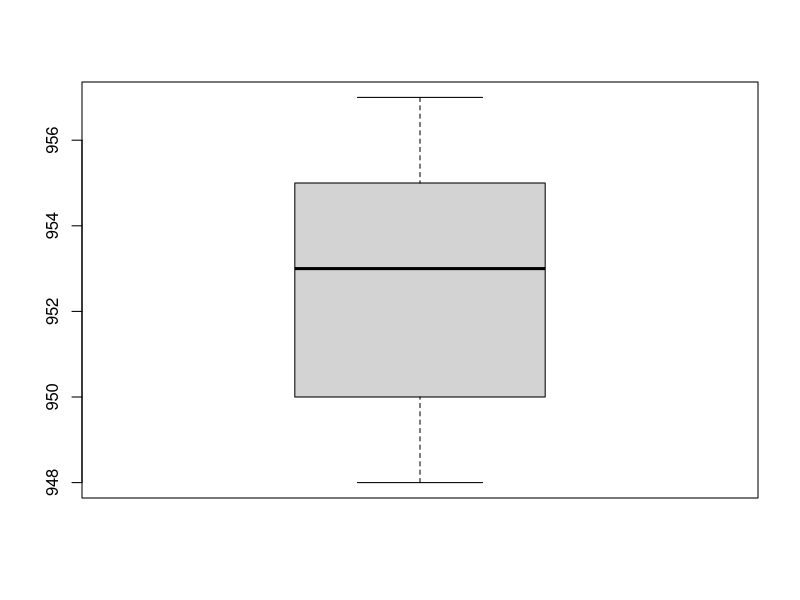

Source code (R):
temperatures <- c(953, 950, 948, 955, 951, 949, 957, 954, 955)

# a
mean(temperatures)
var(temperatures)
sd(temperatures)

# b
median(temperatures)
# The largest value can be increased indefinately, without affecting the
# median value (by the definition of this statistic).

# c
boxplot(temperatures)
